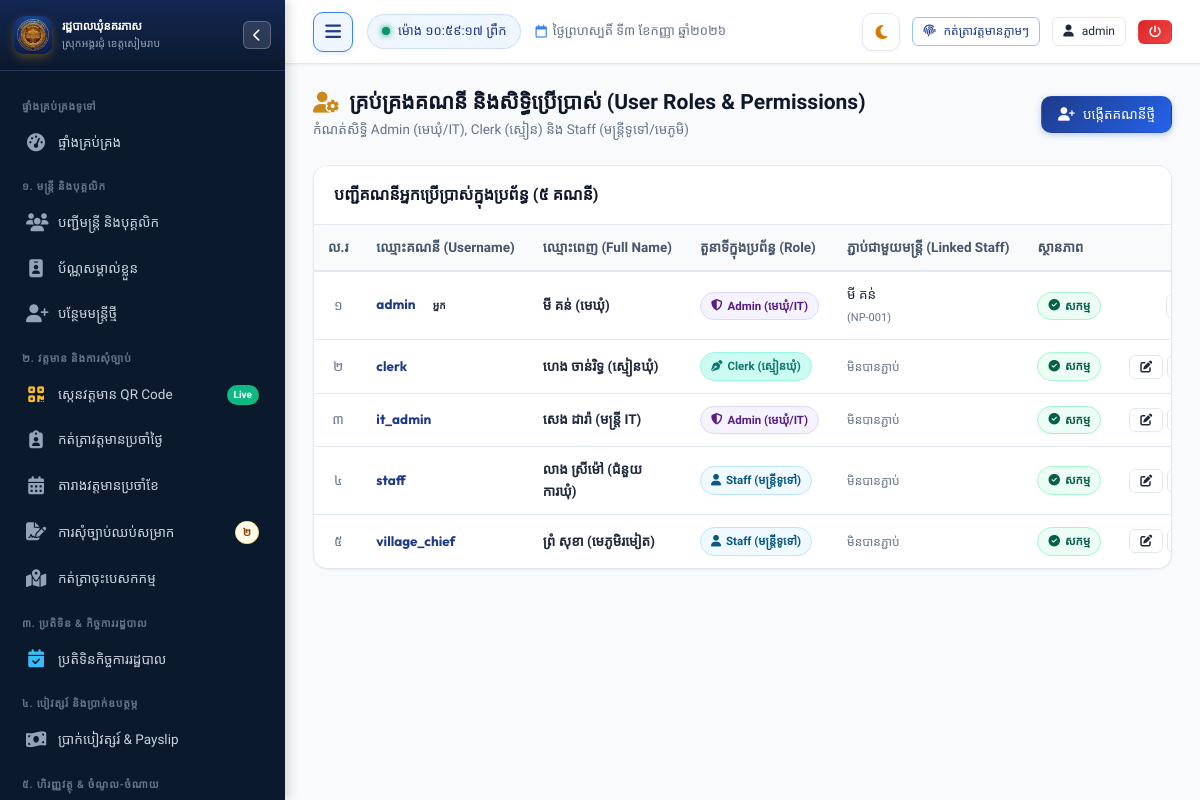
Page /settings/users (signed in) on the committed database.
### tables this page shows
CREATE TABLE users (
        id INTEGER PRIMARY KEY AUTOINCREMENT,
        username TEXT UNIQUE NOT NULL,
        password_hash TEXT NOT NULL,
        full_name TEXT NOT NULL,
        role TEXT NOT NULL DEFAULT 'staff', -- 'admin', 'clerk', 'staff'
        staff_id INTEGER,
        avatar TEXT,
        is_active INTEGER DEFAULT 1,
        created_at TIMESTAMP DEFAULT CURRENT_TIMESTAMP,
        FOREIGN KEY (staff_id) REFERENCES staff (id) ON DELETE SET NULL
    );

CREATE TABLE staff (
        id INTEGER PRIMARY KEY AUTOINCREMENT,
        officer_code TEXT UNIQUE NOT NULL,
        name_kh TEXT NOT NULL,
        name_en TEXT NOT NULL,
        gender TEXT NOT NULL, -- 'ប្រុស', 'ស្រី'
        dob TEXT NOT NULL,
        national_id TEXT,
        phone TEXT,
        email TEXT,
        village TEXT NOT NULL,
        commune TEXT DEFAULT 'នគរភាស',
        district TEXT DEFAULT 'វ៉ារិន',
        province TEXT DEFAULT 'សៀមរាប',
        address TEXT,
        category TEXT NOT NULL, -- 'council', 'clerk', 'contract', 'village'
        position_title_kh TEXT NOT NULL,
        position_title_en TEXT,
        cadre_level TEXT, -- កម្រិតក្របខណ្ឌ
        appointment_date TEXT,
        contract_end_date TEXT,
        base_salary REAL DEFAULT 0,
        position_allowance REAL DEFAULT 0,
        family_allowance REAL DEFAULT 0,
        education_level TEXT,
        photo TEXT,
        status TEXT DEFAULT 'active', -- 'active', 'resigned', 'retired', 'suspended'
        emergency_contact TEXT,
        notes TEXT,
        created_at TIMESTAMP DEFAULT CURRENT_TIMESTAMP,
        updated_at TIMESTAMP DEFAULT CURRENT_TIMESTAMP
    );

### app.py (the view, shortened to what this page needs)
@app.route("/settings/users", methods=["GET", "POST"])
@admin_required
def settings_users():
    conn = get_db()
    cursor = conn.cursor()
    cursor.execute("""
        SELECT u.*, s.name_kh as linked_staff_name, s.officer_code
        FROM users u
        LEFT JOIN staff s ON u.staff_id = s.id
        ORDER BY u.id
    """)
    users = cursor.fetchall()
    cursor.execute("SELECT id, officer_code, name_kh, position_title_kh FROM staff WHERE status = 'active' ORDER BY name_kh")
    active_staff = cursor.fetchall()
    conn.close()
    return render_template("settings/users.html", users=users, active_staff=active_staff)

### app.py (called while the page is built, shortened)
@app.teardown_appcontext
def teardown_db(exception=None):
    close_db_connection(exception)

@app.after_request
def add_cache_headers(response):
    if request.path.startswith('/static/css') or request.path.startswith('/static/js'):
        response.headers['Cache-Control'] = 'no-cache, must-revalidate'
    elif request.path.startswith('/static') or request.path == '/favicon.ico':
        response.headers['Cache-Control'] = 'public, max-age=86400'
    return response

@app.before_request
def ensure_database_ready():
    if request.path.startswith('/static') or request.path == '/favicon.ico':
        return

@app.template_filter("kh_num")
def kh_num_filter(val):
    return to_khmer_num(val)

### database.py (called while the page is built, shortened)
def _raw_create_connection():
    conn = sqlite3.connect(DB_PATH)
    conn.row_factory = sqlite3.Row
    conn.execute("PRAGMA foreign_keys = ON")
    conn.execute("PRAGMA journal_mode = WAL")
    conn.execute("PRAGMA synchronous = NORMAL")
    conn.execute("PRAGMA cache_size = -64000")
    return SqliteConnectionWrapper(conn)

def get_db():
    global _DB_SCHEMA_INITIALIZED
    conn = None
    try:
        from flask import g, has_request_context
        if has_request_context():
            if not hasattr(g, 'db') or g.db is None:
                g.db = _raw_create_connection()
            conn = g.db
    except ImportError:
        pass
    if conn is None:
        conn = _raw_create_connection()
    if not _DB_SCHEMA_INITIALIZED:
        _DB_SCHEMA_INITIALIZED = True
        try:
            init_db(conn)
        except Exception as e:
            print(f"[Auto Schema Init Notice] {e}")
    return conn

def close_db_connection(e=None):
    try:
        from flask import g, has_request_context
        if has_request_context():
            db = getattr(g, 'db', None)
            if db is not None:
                g.db = None
                db._real_close()
    except ImportError:
        pass

    def cursor(self):
        return self._conn.cursor()

    def close(self):
        try:
            from flask import g, has_request_context
            if has_request_context() and getattr(g, 'db', None) is self:
                return
        except ImportError:
            pass
        self._real_close()

### templates/settings/users.html (shortened to what this page needs)
{% extends "base.html" %}
{% block content %}
<div class="page-header">
  <div class="page-header-title">
    <h1>
      <i class="fa-solid fa-user-gear text-gold"></i>
      <span>គ្រប់គ្រងគណនី និងសិទ្ធិប្រើប្រាស់ (User Roles & Permissions)</span>
    </h1>
    <p>កំណត់សិទ្ធិ Admin (មេឃុំ/IT), Clerk (ស្មៀន) និង Staff (មន្ត្រីទូទៅ/មេភូមិ)</p>
  </div>
  <div class="page-actions">
    <button class="btn btn-primary" data-modal-target="addUserModal">
      <i class="fa-solid fa-user-plus"></i>
      <span>បង្កើតគណនីថ្មី</span>
    </button>
  </div>
</div>
<div class="card">
  <div class="card-header">
    <div class="card-title">
      <span>បញ្ជីគណនីអ្នកប្រើប្រាស់ក្នុងប្រព័ន្ធ ({{ users | length | kh_num }} គណនី)</span>
    </div>
  </div>
  <div class="card-body" style="padding: 0;">
    <div class="table-responsive">
      <table class="custom-table">
        <thead>
          <tr>
            <th style="width: 50px; text-align: center;">ល.រ</th>
            <th>ឈ្មោះគណនី (Username)</th>
            <th>ឈ្មោះពេញ (Full Name)</th>
            <th>តួនាទីក្នុងប្រព័ន្ធ (Role)</th>
            <th>ភ្ជាប់ជាមួយមន្ត្រី (Linked Staff)</th>
            <th>ស្ថានភាព</th>
            <th style="text-align: center; width: 220px;">សកម្មភាព</th>
          </tr>
        </thead>
        <tbody>
          {% for u in users %}
          <tr>
            <td style="text-align: center; color: var(--text-muted);">{{ loop.index | kh_num }}</td>
            <td>
              <strong style="font-family: var(--font-latin); color: var(--primary);">{{ u.username }}</strong>
              {% if u.id == session.user_id %}
              <span class="badge badge-gold" style="font-size: 10px; margin-left: 4px;">អ្នក</span>
              {% endif %}
            </td>
            <td><strong>{{ u.full_name }}</strong></td>
            <td>
              {% if u.role == 'admin' %}
              <span class="badge badge-purple"><i class="fa-solid fa-shield-halved"></i> Admin (មេឃុំ/IT)</span>
              {% elif u.role == 'clerk' %}
              <span class="badge badge-clerk"><i class="fa-solid fa-pen-nib"></i> Clerk (ស្មៀនឃុំ)</span>
              {% else %}
              <span class="badge badge-info"><i class="fa-solid fa-user"></i> Staff (មន្ត្រីទូទៅ)</span>
              {% endif %}
            </td>
            <td>
              {% if u.linked_staff_name %}
              <div>{{ u.linked_staff_name }}</div>
              <span style="font-size: 11px; color: var(--text-muted);">({{ u.officer_code }})</span>
              {% else %}
              <span style="color: var(--text-muted); font-size: 12px;">មិនបានភ្ជាប់</span>
              {% endif %}
            </td>
            <td>
              {% if u.is_active %}
              <span class="badge badge-success"><i class="fa-solid fa-circle-check"></i> សកម្ម</span>
              {% else %}
              <span class="badge badge-danger"><i class="fa-solid fa-circle-xmark"></i> អសកម្ម</span>
              {% endif %}
            </td>
            <td style="text-align: center;">
              <div style="display: flex; gap: 4px; justify-content: center; align-items: center;">
                <button type="button" class="btn btn-sm btn-outline btn-edit-user"
                        data-user-id="{{ u.id }}"
                        data-username="{{ u.username }}"
                        data-fullname="{{ u.full_name }}"
                        data-role="{{ u.role }}"
                        data-staff-id="{{ u.staff_id or '' }}"
                        title="កែប្រែព័ត៌មាន">
                  <i class="fa-solid fa-pen-to-square"></i>
                </button>
                <button type="button" class="btn btn-sm btn-outline btn-reset-pwd"
                        data-user-id="{{ u.id }}"
                        data-username="{{ u.username }}"
                        data-fullname="{{ u.full_name }}"
                        title="ប្តូរពាក្យសម្ងាត់">
                </button>
              </div>
            </td>
          </tr>
          {% endfor %}
        </tbody>
      </table>
    </div>
  </div>
</div>
{% endblock %}

### templates/base.html (shortened to what this page needs)
<!DOCTYPE html>
<html lang="km">
<head>
  <link rel="stylesheet" href="https://cdnjs.cloudflare.com/ajax/libs/font-awesome/6.5.1/css/all.min.css">
  <link rel="stylesheet" href="{{ url_for('static', filename='css/style.css') }}?v=20260901-v2">
</head>
<body>
  <div class="app-container">
    <aside id="app-sidebar" class="sidebar">
      <div class="sidebar-header">
        <div class="sidebar-logo-icon" style="background: transparent; overflow: hidden; padding: 0;">
          <img src="{{ url_for('static', filename='img/app-icon.png') }}" alt="Logo" style="width: 100%; height: 100%; object-fit: cover; border-radius: 8px;">
        </div>
        <div class="sidebar-title-box">
          <h3>រដ្ឋបាលឃុំនគរភាស</h3>
          <p>ស្រុកអង្គរជុំ ខេត្តសៀមរាប</p>
        </div>
        <button type="button" id="sidebar-close-btn" class="sidebar-header-hide-btn" aria-label="លាក់ម៉ឺនុយ"
          title="លាក់/បិទផ្ទាំងម៉ឺនុយ (Hide Sidebar)">
          <i class="fa-solid fa-chevron-left"></i>
        </button>
      </div>
      <div class="sidebar-menu">
        <div class="menu-category">ផ្ទាំងគ្រប់គ្រងទូទៅ</div>
        <a href="{{ url_for('dashboard') }}"
          class="nav-link {% if request.path == '/' or request.path == '/dashboard' %}active{% endif %}">
          <i class="fa-solid fa-gauge-high"></i>
          <span>ផ្ទាំងគ្រប់គ្រង</span>
        </a>
        <div class="menu-category">១. មន្ត្រី និងបុគ្គលិក</div>
        <a href="{{ url_for('staff_list') }}" class="nav-link {% if request.path == '/staff' %}active{% endif %}">
          <i class="fa-solid fa-users"></i>
          <span>បញ្ជីមន្ត្រី និងបុគ្គលិក</span>
        </a>
        <a href="{{ url_for('staff_id_cards_batch') }}"
          class="nav-link {% if request.path == '/staff/id-cards' or '/id-card' in request.path %}active{% endif %}">
          <i class="fa-solid fa-id-badge"></i>
          <span>ប័ណ្ណសម្គាល់ខ្លួន</span>
        </a>
        {% if session.role in ['admin', 'clerk'] %}
        <a href="{{ url_for('staff_create') }}" class="nav-link {% if request.path == '/staff/new' %}active{% endif %}">
          <i class="fa-solid fa-user-plus"></i>
          <span>បន្ថែមមន្ត្រីថ្មី</span>
        </a>
        {% endif %}
        <div class="menu-category">២. វត្តមាន និងការសុំច្បាប់</div>
        <a href="{{ url_for('attendance_scan') }}"
          class="nav-link {% if request.path == '/attendance/scan' %}active{% endif %}">
          <i class="fa-solid fa-qrcode" style="color: #fbbf24;"></i>
          <span>ស្កេនវត្តមាន QR Code</span>
          <span class="nav-badge" style="background: #10b981; color: #ffffff; font-size: 10px;">Live</span>
        </a>
        <a href="{{ url_for('attendance_daily') }}"
          class="nav-link {% if request.path == '/attendance/daily' %}active{% endif %}">
          <i class="fa-solid fa-clipboard-user"></i>
          <span>កត់ត្រាវត្តមានប្រចាំថ្ងៃ</span>
        </a>
        <a href="{{ url_for('attendance_monthly') }}"
          class="nav-link {% if request.path == '/attendance/monthly' %}active{% endif %}">
          <i class="fa-solid fa-calendar-days"></i>
          <span>តារាងវត្តមានប្រចាំខែ</span>
        </a>
        <a href="{{ url_for('leave_list') }}"
          class="nav-link {% if request.path.startswith('/leave') %}active{% endif %}">
          <i class="fa-solid fa-file-signature"></i>
          <span>ការសុំច្បាប់ឈប់សម្រាក</span>
          {% if pending_leaves_count > 0 %}
          <span class="nav-badge badge-warning">{{ pending_leaves_count | kh_num }}</span>
          {% endif %}
        </a>
        <a href="{{ url_for('mission_list') }}"
          class="nav-link {% if request.path.startswith('/missions') %}active{% endif %}">
          <i class="fa-solid fa-map-location-dot"></i>
          <span>កត់ត្រាចុះបេសកកម្ម</span>
        </a>
        <div class="menu-category">៣. ប្រតិទិន & កិច្ចការរដ្ឋបាល</div>
        <a href="{{ url_for('calendar_index') }}"
          class="nav-link {% if request.path.startswith('/calendar') %}active{% endif %}">
          <i class="fa-solid fa-calendar-check" style="color: #38bdf8;"></i>
          <span>ប្រតិទិនកិច្ចការរដ្ឋបាល</span>
        </a>
        <div class="menu-category">៤. បៀវត្សរ៍ និងប្រាក់ឧបត្ថម្ភ</div>
        <a href="{{ url_for('payroll_list') }}"
          class="nav-link {% if request.path.startswith('/payroll') %}active{% endif %}">
          <i class="fa-solid fa-money-bill-wave"></i>
          <span>ប្រាក់បៀវត្សរ៍ & Payslip</span>
        </a>
        <div class="menu-category">៥. ហិរញ្ញវត្ថុ & ចំណូល-ចំណាយ</div>
      </div>
    </aside>
    <div class="main-wrapper">
      <header class="topbar">
        <div class="topbar-left">
          <button type="button" id="sidebar-toggle-btn" class="sidebar-toggle-btn" aria-label="លាក់/បង្ហាញម៉ឺនុយ"
            title="លាក់/បង្ហាញម៉ឺនុយ (Toggle Sidebar)">
            <i class="fa-solid fa-bars"></i>
          </button>
          <div class="live-clock-badge">
            <span class="dot"></span>
            <span id="live-time-display">កំពុងផ្ទុកម៉ោង...</span>
          </div>
          <span class="topbar-date-display">
            <i class="fa-regular fa-calendar"></i>
            <span class="date-text">{{ today_khmer }}</span>
          </span>
        </div>
        <div class="topbar-right">
          <button type="button" id="theme-toggle-btn" class="theme-toggle-btn" aria-label="ប្តូរពណ៌ Theme"
            title="ប្តូរពន្លឺ Theme (Light / Dark Mode)">
            <i class="fa-solid fa-moon" id="theme-toggle-icon"></i>
          </button>
          <button id="btn-quick-checkin" onclick="handleQuickCheckin()" class="btn btn-sm btn-outline-primary"
            title="កត់ត្រាវត្តមានចូល/ចេញថ្ងៃនេះ">
            <i class="fa-solid fa-fingerprint"></i>
            <span class="btn-text">កត់ត្រាវត្តមានភ្លាមៗ</span>
          </button>
          <a href="{{ url_for('user_profile') }}" class="btn btn-sm btn-outline user-profile-btn" title="គណនីរបស់ខ្ញុំ">
            <i class="fa-solid fa-user"></i>
            <span class="user-name-text">{{ session.username }}</span>
          </a>
          <a href="{{ url_for('logout') }}" class="btn btn-sm btn-danger logout-btn" title="ចាកចេញពីប្រព័ន្ធ">
            <i class="fa-solid fa-power-off"></i>
          </a>
        </div>
      </header>
      <main class="page-content">
        {% block content %}{% endblock %}
      </main>
    </div>
  </div>
</body>
</html>

### rows in the picture
users: username "admin", shows "អ្នក", full_name "មី គន់ (មេឃុំ)", role "admin" (drawn), linked_staff_name "មី គន់", officer_code "NP-001", is_active 1 (drawn)
users: username "clerk", full_name "ហេង ចាន់រិទ្ធ (ស្មៀនឃុំ)", role "clerk" (drawn), shows "មិនបានភ្ជាប់", is_active 1 (drawn)
users: username "it_admin", full_name "សេង ដារ៉ា (មន្ត្រី IT)", role "admin" (drawn), shows "មិនបានភ្ជាប់", is_active 1 (drawn)
users: username "staff", full_name "លាង ស្រីម៉ៅ (ជំនួយការឃុំ)", role "staff" (drawn), shows "មិនបានភ្ជាប់", is_active 1 (drawn)
users: username "village_chief", full_name "ព្រំ សុខា (មេភូមិរមៀត)", role "staff" (drawn), shows "មិនបានភ្ជាប់", is_active 1 (drawn)

### other values in the picture
{{ pending_leaves_count | kh_num }} "២"
{{ today_khmer }} "ថ្ងៃព្រហស្បតិ៍ ទី៣ ខែកញ្ញា ឆ្នាំ២០២៦"
{{ session.username }} "admin"
{{ users | length | kh_num }} "៥"
